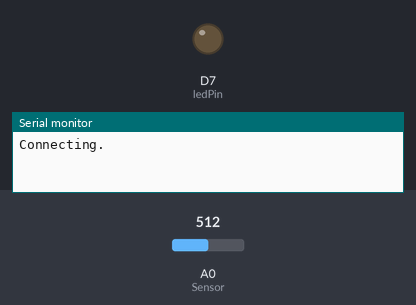
The sketch below on a simulated ESP8266 (NodeMCU). Parts: output pins drawn as LEDs (lit = HIGH), the last lines printed to the serial monitor. Inputs (shaded band) come from the test bench; at power-on: A0 (Sensor) = 512. WiFi joins after 1.5 s; servers stay silent unless stated; uploads are accepted with an empty reply.

Above: at 0.1 s.
At 2.1 s:
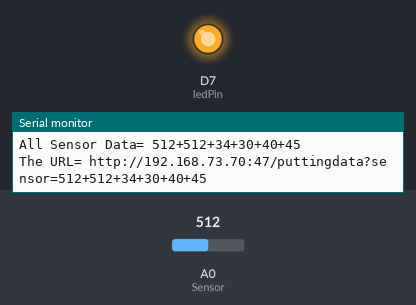
Timing chart, 0 to 3.6 s (numbered marks = the images above):
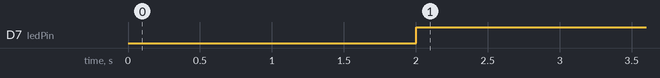

The sketch:

Sensors_data_collection_point.ino
```cpp
#include <ESP8266WiFi.h>
#include <ESP8266HTTPClient.h>

//ldr
const int ledPin = D7;
const int ldrPin = D0;
//water
int resval = 0;  // holds the value
int respin = D1; // sensor pin used
//soil
const int AirValue = 620;   //you need to replace this value with Value_1
const int WaterValue = 310;  //you need to replace this value with Value_2
int soilMoistureValue = 0;
int soilmoisturepercent=0;
//Temp, humidity
int temp = 30;
int humidity = 40;
String url = "";
const char *ssid = "akshay";  //ENTER YOUR WIFI SETTINGS
const char *password = "1234567811";
String ul;

String send_request(String ad)
{
    ul="http://192.168.73.70:47/puttingdata?sensor=";
    //Check WiFi connection status
    if (WiFi.status() == WL_CONNECTED)
    {
        //Declare an object of class HTTPClient
        HTTPClient http;
        ul +=ad;
        Serial.print("The URL= ");
        Serial.println(ul);
        http.begin(ul);           //Specify request destination
        int httpCode = http.GET(); //Send the request
        //Check the returning code
        Serial.println(httpCode);
        if (httpCode > 0)
        {
            //Get the request response payload
            String payload = http.getString();
            //Print the response payload
            Serial.println(payload);
        }
        //Close connection
        http.end();
    }
    return "done";
}

void setup()
{
    pinMode(ledPin, OUTPUT);
    pinMode(ldrPin, INPUT);
    Serial.begin(115200);
    WiFi.begin(ssid, password);

    Serial.print("Connecting.");
    // Checking Wifi connectivity
    while (WiFi.status() != WL_CONNECTED)
    {
        delay(1000);
        Serial.print(".");
    }
    Serial.println("\nConnected !");
    Serial.print("Local IP address:\t");
    Serial.println(WiFi.localIP());
  // Sending request
}

void loop()
{

url = "";
resval = analogRead(respin);
Serial.print("Water level: ");
Serial.println(resval);
if (resval<=100){
  Serial.println("Water Level: Empty");
  }
/*else if (resval>100 && resval<=300){
  Serial.println("Water Level: Low");
  }
else if (resval>300 && resval<=330){
  Serial.println("Water Level: Medium"); }*/
else if (resval>330){
    Serial.println("Water Level: High");
}
url += String(resval);
Serial.print("\n\n");


int ldr = analogRead(ldrPin);
if (ldr == 0) {
digitalWrite(ledPin, LOW);
Serial.print("Its Night Time, Turn on the LED : ");
}
else {
digitalWrite(ledPin, HIGH);
Serial.print("Its daytime, Turn off the LED : ");
}
Serial.println(ldr);
url += "+";
url += String(ldr);

Serial.print("\n\n");

soilMoistureValue = analogRead(A0);  //put Sensor insert into soil
soilmoisturepercent = map(soilMoistureValue, AirValue, WaterValue, 0, 100);
Serial.print("Soil Moisture Percentage= ");
Serial.print(soilmoisturepercent);
Serial.print("%\n");
Serial.print("Soil Moisture= ");
Serial.print(soilMoistureValue);
Serial.print("\n\n");
url += "+";
url += String(soilmoisturepercent);

Serial.print("Temperature = ");
Serial.print(temp);
Serial.print("%\n");
Serial.print("humdity= ");
Serial.print(humidity);
Serial.print("\n\n");
url += "+";
url += String(temp);
url += "+";
url += String(humidity);
url +="+"+String(humidity+5); //for npk
Serial.print("All Sensor Data= ");
Serial.println(url);
  // Sending request
send_request(url);
Serial.println("-----------------------------------\n");
    delay(20000);
}
```

Measured:
- by itself, D7 (ledPin): LOW → HIGH at 2.0 s
